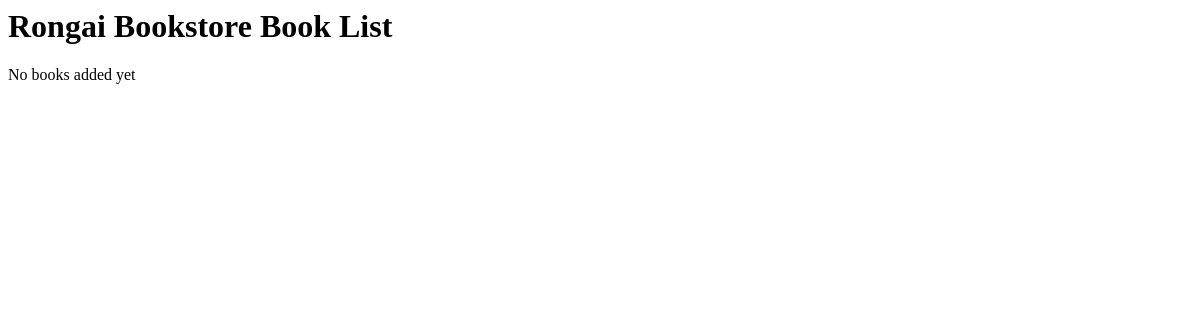
Page /booklist/ on the earlier database version.
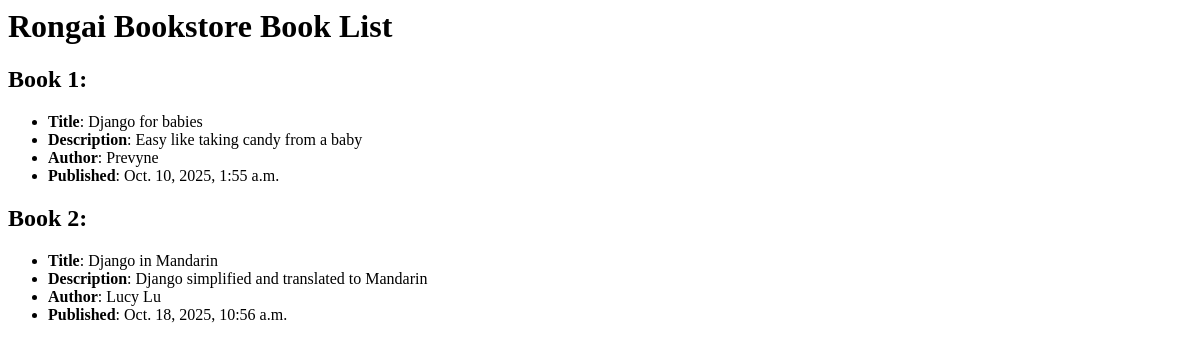
Same page on the later database version.
### books/models.py (models this page shows, shortened)
class Books(models.Model):
    title =         models.CharField(max_length=200)
    description = models.TextField(blank= True)
    author = models.ForeignKey(Author, on_delete=models.CASCADE,related_name='Author')
    publish_date = models.DateTimeField()

class Author(models.Model):
    name = models.CharField(max_length=200)
    institution = models.CharField(max_length=200)
    def __str__(self):
        return self.name

### books/views.py (the view)
# urls.py: path('booklist/', BookList.as_view(), name = 'book_list'),
class BookList(ListView):
    model = Books
    template_name = 'booklist.html'
    context_object_name = 'book_list'
    fields = '__all__'

### books/templates/booklist.html (shortened to what this page needs)
{% extends "base.html" %}
{% block content %}
<div>
    <h1>Rongai Bookstore Book List</h1>
    {% for book in book_list %}
    <h2> Book {{ forloop.counter }}: </h2>
    <ul>
        <li><strong>Title</strong>: {{ book.title }}</li>
        <li><strong>Description</strong>: {{ book.description }}</li>
        <li><strong>Author</strong>: {{ book.author }}</li>
        <li><strong>Published</strong>: {{ book.publish_date }}</li>
    </ul>
    {% empty %}
        </p> No books added yet </p>
    {% endfor %}
</div>
{% endblock content %}

### src/templates/base.html (shortened to what this page needs)
<html>
    {% block content %}{% endblock content %}
</html>

Differences in the rows shown:
added Books: title "Django for babies", description "Easy like taking candy from a baby", author "Prevyne", publish_date "Oct. 10, 2025, 1:55 a.m."
added Books: title "Django in Mandarin", description "Django simplified and translated to Mandarin", author "Lucy Lu", publish_date "Oct. 18, 2025, 10:56 a.m."
Other differences:
text no longer shown: "No books added yet"
